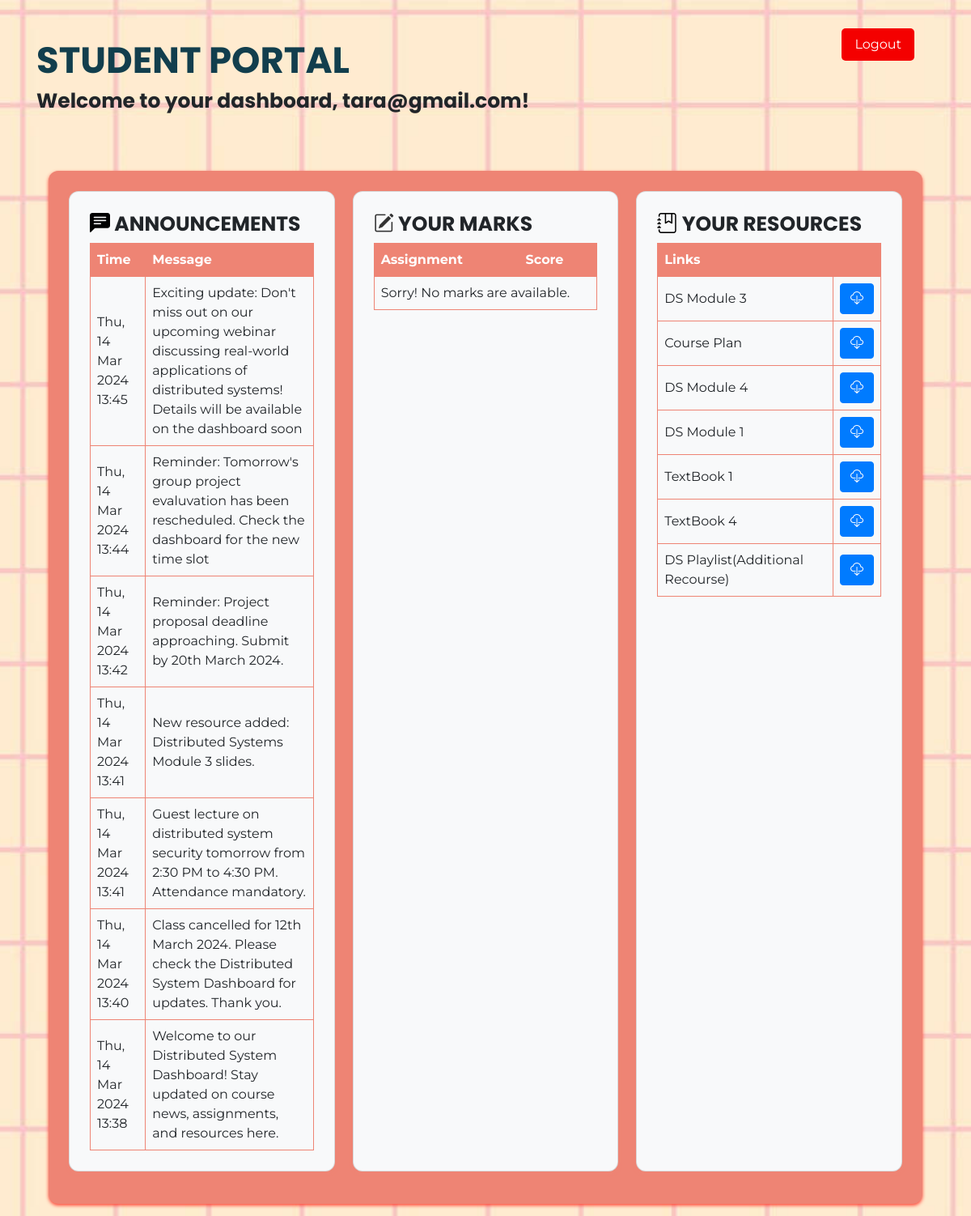
/home/ (signed in), run on an earlier commit of the app's database.
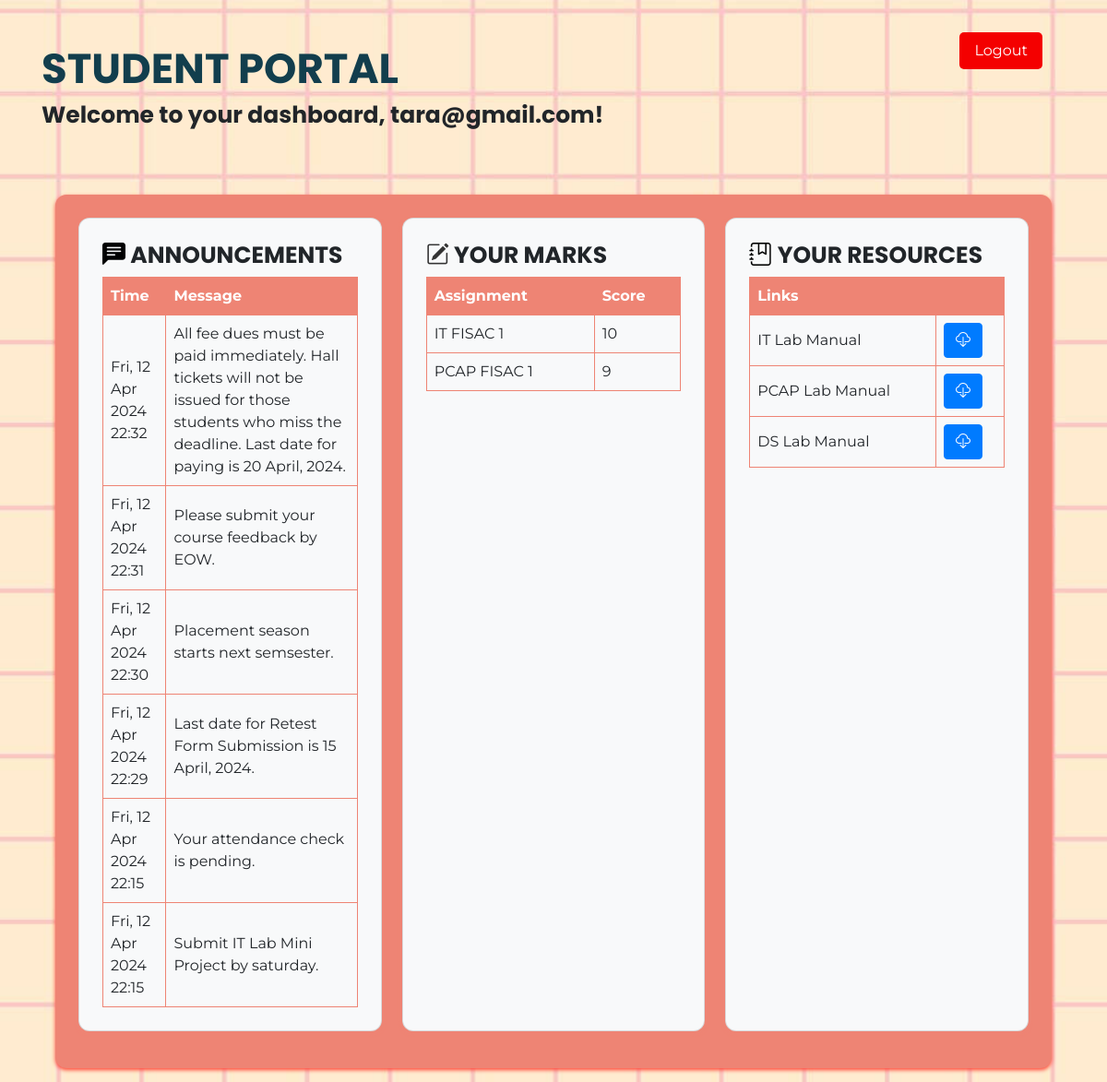
And on a later commit of the database.
### myapp/models.py (models this page shows, shortened)
class Announcement(models.Model):
    message = models.TextField()
    created_at = models.DateTimeField(auto_now_add=True)
    for_all = models.BooleanField(default=True)
    specific_student = models.ForeignKey(
        User, on_delete=models.CASCADE, null=True, blank=True)  # Optional

class Resource(models.Model):
    title = models.CharField(max_length=255)
    link = models.URLField()
    description = models.TextField(blank=True)

class Mark(models.Model):
    student = models.ForeignKey(User, on_delete=models.CASCADE)
    assignment_title = models.CharField(max_length=255)
    score = models.IntegerField()

### myapp/views.py (the view)
# urls.py: path('home/', views.home_view, name='home'),
def home_view(request):
    resources = Resource.objects.all()
    marks = Mark.objects.filter(student=request.user)
    announcements = (Announcement.objects.filter(for_all=True) | Announcement.objects.filter(
        specific_student=request.user)).order_by('-created_at')
    context = {
        'user': request.user,
        'welcome_message': "STUDENT PORTAL",
        'resources': resources,
        'marks': marks,
        'announcements': announcements,
    }
    return render(request, 'home.html', context)

### templates/home.html (shortened to what this page needs)
<!DOCTYPE html>
<html lang="en">
<head>
    <link rel="stylesheet" href="https://stackpath.bootstrapcdn.com/bootstrap/4.5.2/css/bootstrap.min.css">
    <link rel="stylesheet" href="https://cdn.jsdelivr.net/npm/bootstrap-icons@1.9.1/font/bootstrap-icons.css">
</head>
<body style="background-image: url('../static/images/bg.jpeg'); background-size: cover; background-position: center;">
</body>
<div class="container">
    <br><br>
    <h1>{{ welcome_message }}</h1>
    <h3>Welcome to your dashboard, {{ user.username }}!</h3>
    <form action="{% url 'logout' %}" method="post">
        <button class="btn btn-outline-success my-2 my-sm-0" type="submit" style="background-color: #f40000; color: white;">Logout</button>
    </form>
    <br><br>
    <div class="dashboard">
        <div class="column card bg-light">
            <h3><i class="bi bi-chat-left-text-fill" style="color: black;"></i>
                ANNOUNCEMENTS</h3>
            <table>
                <thead>
                    <tr>
                        <th>Time</th>
                        <th>Message</th>
                    </tr>
                </thead>
                <tbody>
                    {% for announcement in announcements %}
                    <tr class="announcement" data-message="{{ announcement.message }}"
                        data-type="{% if announcement.for_all %}Broadcast{% else %}Private{% endif %}">
                        <td>{{ announcement.created_at|date:"D, d M Y H:i" }}</td>
                        <td>{{ announcement.message }}</td>
                    </tr>
                    {% empty %}
                    <tr>
                        <td colspan="2">Sorry! No announcements available.</td>
                    </tr>
                    {% endfor %}
                </tbody>
            </table>
        </div>
        <div class="column card bg-light">
            <h3><i class="bi bi-pencil-square" style="color: #333"></i> YOUR MARKS</h3>
            <table>
                <thead>
                    <tr>
                        <th>Assignment</th>
                        <th>Score</th>
                    </tr>
                </thead>
                <tbody>
                    {% for mark in marks %}
                    <tr>
                        <td>{{ mark.assignment_title }}</td>
                        <td>{{ mark.score }}</td>
                    </tr>
                    {% empty %}
                    <tr>
                        <td colspan="2">Sorry! No marks are available.</td>
                    </tr>
                    {% endfor %}
                </tbody>
            </table>
        </div>
        <div class="column card bg-light">
            <h3><i class="bi bi-journal-bookmark" style="color: black;"></i>
                YOUR RESOURCES</h3>
            <table>
                <thead>
                    <tr>
                        <th>Links</th>
                        <th></th>
                    </tr>
                </thead>
                <tbody>
                    {% for resource in resources %}
                    <tr>
                        <td>{{ resource.title }}</td>
                        <td>
                            <a href="{{ resource.link }}" class="btn btn-primary" download target="_blank">
                                <i class="bi bi-cloud-download" style="color: #fff;"></i>
                            </a>
                        </td>
                    </tr>
                    {% empty %}
                    <tr>
                        <td colspan="2">Sorry! No resources are available.</td>
                    </tr>
                    {% endfor %}
                </tbody>
            </table>
        </div>
    </div>
</div>
<br>
</body>
</html>

### templates/home.html (style rules this page uses)
body { font-family: 'Montserrat', sans-serif; margin: 0; padding: 0; display: flex; justify-content: center; background-color: #fff; background-image: url('../static/images/bg-mobile.jpg'); background-size: cover; background-position: center; }
@media (min-width: 768px) { body { background-image: url('../static/images/bg.jpg'); background-size: contain; background-repeat: no-repeat; } }
.dashboard { display: grid; grid-template-columns: repeat(3, 1fr); gap: 22px; max-width: 1300px; margin: 15px; padding: 25px; background-color: #ee8474; border-radius: 12px; box-shadow: 0 2px 4px #ff4133fa; }
.column { padding: 25px; border-radius: 12px; background-color: #ee8474; box-shadow: 0 2px 4px #ee8474; transition: transform 0.2s ease; }
h1 { color: #123e4d; font-family: 'Poppins',sans-serif; font-size: 45px; font-weight: bold; }
h3 { color: 'black'; font-family: 'Poppins',sans-serif; font-size: 25px; font-weight: bold; }
.card { margin-bottom: 15px; }
button[type="submit"] { background-color: #fd7e14; color: white; border: none; padding: 8px 16px; border-radius: 5px; cursor: pointer; position: absolute; top: 35px; right: 40px; }
.container { position: relative; }
table { border-collapse: collapse; width: 100%; }
th, td { border: 1px solid #ee8474; padding: 8px; text-align: left; }
th { color: #FFF; background-color: #ee8474; }

What changed in the data, as far as the page shows it:
removed Announcement: created_at "Thu, 14 Mar 2024 13:45", message "Exciting update: Don't miss out on our upcoming webinar discussing real-world applications of distributed systems! Details will be available on the dashboard soon"
removed Announcement: created_at "Thu, 14 Mar 2024 13:44", message "Reminder: Tomorrow's group project evaluvation has been rescheduled. Check the dashboard for the new time slot"
removed Announcement: created_at "Thu, 14 Mar 2024 13:42", message "Reminder: Project proposal deadline approaching. Submit by 20th March 2024."
removed Announcement: created_at "Thu, 14 Mar 2024 13:41", message "New resource added: Distributed Systems Module 3 slides."
removed Announcement: created_at "Thu, 14 Mar 2024 13:41", message "Guest lecture on distributed system security tomorrow from 2:30 PM to 4:30 PM. Attendance mandatory."
removed Announcement: created_at "Thu, 14 Mar 2024 13:40", message "Class cancelled for 12th March 2024. Please check the Distributed System Dashboard for updates. Thank you."
removed Announcement: created_at "Thu, 14 Mar 2024 13:38", message "Welcome to our Distributed System Dashboard! Stay updated on course news, assignments, and resources here."
removed Resource: title "DS Module 3"
removed Resource: title "Course Plan"
removed Resource: title "DS Module 4"
removed Resource: title "DS Module 1"
removed Resource: title "TextBook 1"
removed Resource: title "TextBook 4"
removed Resource: title "DS Playlist(Additional Recourse)"
added Announcement: created_at "Fri, 12 Apr 2024 22:32", message "All fee dues must be paid immediately. Hall tickets will not be issued for those students who miss the deadline. Last date for paying is 20 April, 2024."
added Announcement: created_at "Fri, 12 Apr 2024 22:31", message "Please submit your course feedback by EOW."
added Announcement: created_at "Fri, 12 Apr 2024 22:30", message "Placement season starts next semsester."
added Announcement: created_at "Fri, 12 Apr 2024 22:29", message "Last date for Retest Form Submission is 15 April, 2024."
added Announcement: created_at "Fri, 12 Apr 2024 22:15", message "Your attendance check is pending."
added Announcement: created_at "Fri, 12 Apr 2024 22:15", message "Submit IT Lab Mini Project by saturday."
added Mark: assignment_title "IT FISAC 1", score "10"
added Mark: assignment_title "PCAP FISAC 1", score "9"
added Resource: title "IT Lab Manual"
added Resource: title "PCAP Lab Manual"
added Resource: title "DS Lab Manual"
Also different on the page:
text no longer shown: "Sorry! No marks are available."
